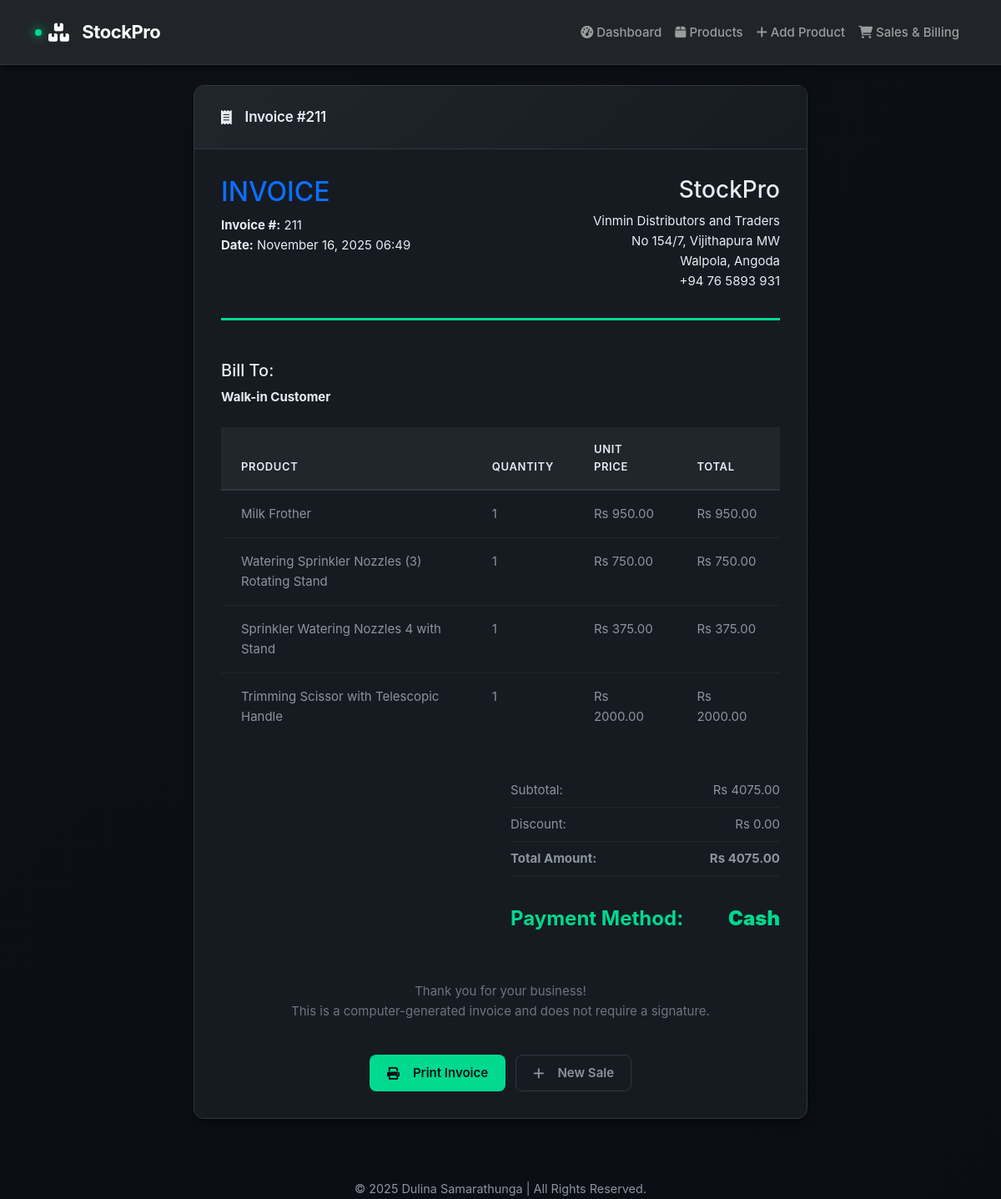
Page /invoice/211 on the committed database.
### database.py (models this page shows, shortened)
class Sale(db.Model):
    id = db.Column(db.Integer, primary_key=True)
    customer_name = db.Column(db.String(100))
    customer_email = db.Column(db.String(100))
    customer_phone = db.Column(db.String(20))
    total_amount = db.Column(db.Float, nullable=False)
    tax_amount = db.Column(db.Float, default=0.0)
    discount_amount = db.Column(db.Float, default=0.0)
    final_amount = db.Column(db.Float, nullable=False)
    payment_method = db.Column(db.String(50), default='Cash')
    sale_date = db.Column(db.DateTime, default=datetime.utcnow)
    sale_items = db.relationship('SaleItem', backref='sale', lazy=True, cascade='all, delete-orphan')

class SaleItem(db.Model):
    id = db.Column(db.Integer, primary_key=True)
    sale_id = db.Column(db.Integer, db.ForeignKey('sale.id'), nullable=False)
    product_id = db.Column(db.Integer, db.ForeignKey('product.id'), nullable=False)
    quantity = db.Column(db.Integer, nullable=False)
    unit_price = db.Column(db.Float, nullable=False)
    total_price = db.Column(db.Float, nullable=False)

class Product(db.Model):
    id = db.Column(db.Integer, primary_key=True)
    name = db.Column(db.String(100), nullable=False)
    description = db.Column(db.Text)
    price = db.Column(db.Float, nullable=False)
    quantity = db.Column(db.Integer, nullable=False)
    category = db.Column(db.String(50))
    sku = db.Column(db.String(50), unique=True)
    barcode = db.Column(db.String(100))
    image_path = db.Column(db.String(200))
    created_at = db.Column(db.DateTime, default=datetime.utcnow)
    sale_items = db.relationship('SaleItem', backref='product', lazy=True, cascade='all, delete-orphan')

### app.py (the view)
@app.route('/invoice/<int:sale_id>')
def view_invoice(sale_id):
    sale = Sale.query.get_or_404(sale_id)
    return render_template('invoice.html', sale=sale)

### templates/invoice.html (shortened to what this page needs)
{% extends "base.html" %}
{% block content %}
<div class="row justify-content-center">
    <div class="col-lg-8">
        <div class="card">
            <div class="card-header">
                <i class="fas fa-receipt me-2"></i>Invoice #{{ sale.id }}
            </div>
            <div class="card-body">
                <div class="invoice-header">
                    <div class="row">
                        <div class="col-6">
                            <h2 class="text-primary">INVOICE</h2>
                            <p class="mb-0"><strong>Invoice #:</strong> {{ sale.id }}</p>
                            <p class="mb-0"><strong>Date:</strong> {{ sale.sale_date.strftime('%B %d, %Y %H:%M') }}</p>
                        </div>
                        <div class="col-6 text-end">
                            <h3>StockPro</h3>
                            <p class="mb-0">Vinmin Distributors and Traders</p>
                            <p class="mb-0">No 154/7, Vijithapura MW</p>
                            <p class="mb-0">Walpola, Angoda</p>
                            <p class="mb-0">+94 76 5893 931</p>
                        </div>
                    </div>
                </div>
                <div class="row mb-4">
                    <div class="col-12">
                        <h5>Bill To:</h5>
                        <p class="mb-0">
                            <strong>{{ sale.customer_name or 'Walk-in Customer' }}</strong>
                        </p>
                    </div>
                </div>
                <div class="table-responsive mb-4">
                    <table class="table">
                        <thead>
                            <tr>
                                <th>Product</th>
                                <th>Quantity</th>
                                <th>Unit Price</th>
                                <th>Total</th>
                            </tr>
                        </thead>
                        <tbody>
                            {% for item in sale.sale_items %}
                            <tr>
                                <td>{{ item.product.name }}</td>
                                <td>{{ item.quantity }}</td>
                                <td>Rs {{ "%.2f"|format(item.unit_price) }}</td>
                                <td>Rs {{ "%.2f"|format(item.total_price) }}</td>
                            </tr>
                            {% endfor %}
                        </tbody>
                    </table>
                </div>
                <div class="row justify-content-end">
                    <div class="col-md-6">
                        <div class="invoice-totals">
                            <div class="amount-row">
                                <span>Subtotal:</span>
                                <span>Rs {{ "%.2f"|format(sale.total_amount) }}</span>
                            </div>
                            <div class="amount-row">
                                <span>Discount:</span>
                                <span>Rs {{ "%.2f"|format(sale.discount_amount) }}</span>
                            </div>
                            <div class="amount-row">
                                <span><strong>Total Amount:</strong></span>
                                <span><strong>Rs {{ "%.2f"|format(sale.final_amount) }}</strong></span>
                            </div>
                            <div class="amount-row mt-3">
                                <span>Payment Method:</span>
                                <span><strong>{{ sale.payment_method }}</strong></span>
                            </div>
                        </div>
                    </div>
                </div>
                <div class="row mt-5">
                    <div class="col-12 text-center">
                        <p class="text-muted">
                            Thank you for your business!<br>
                            This is a computer-generated invoice and does not require a signature.
                        </p>
                    </div>
                </div>
                <div class="row mt-4">
                    <div class="col-12 text-center">
                        <button onclick="window.print()" class="btn btn-primary me-2">
                            <i class="fas fa-print me-2"></i>Print Invoice
                        </button>
                        <a href="{{ url_for('sales') }}" class="btn btn-outline-primary">
                            <i class="fas fa-plus me-2"></i>New Sale
                        </a>
                    </div>
                </div>
            </div>
        </div>
    </div>
</div>
{% endblock %}

### static/style.css (style rules this page uses)
:root { --primary-black: #0d1117; --secondary-black: #161b22; --tertiary-black: #21262d; --accent-green: #00d98e; --accent-green-hover: #00b875; --accent-green-subtle: rgba(0, 217, 142, 0.1); --gray-50: #f8f9fa; --gray-100: #e1e4e8; --gray-200: #c9d1d9; --gray-300: #8b949e; --gray-400: #6e7681; --gray-500: #484f58; --gray-600: #30363d; --gray-700: #21262d; --status-success: #00d98e; --status-error: #ff6b6b; --status-warning: #ffa94d; --status-info: #4dabf7; --border-primary: #30363d; --border-secondary: #21262d; --surface-elevated: #1c2128; --surface-overlay: #161b22; --text-primary: #e6edf3; --text-secondary: #8b949e; --text-tertiary: #6e7681; --text-inverted: #0d1117; --shadow-xs: 0 1px 2px 0 rgba(0, 0, 0, 0.3); --shadow-sm: 0 2px 4px 0 rgba(0, 0, 0, 0.4); --shadow-md: 0 4px 8px 0 rgba(0, 0, 0, 0.5); --shadow-lg: 0 8px 16px 0 rgba(0, 0, 0, 0.6); --shadow-xl: 0 16px 32px 0 rgba(0, 0, 0, 0.7); --shadow-glow: 0 0 20px rgba(0, 217, 142, 0.3); --spacing-xs: 0.25rem; --spacing-sm: 0.5rem; --spacing-md: 1rem; --spacing-lg: 1.5rem; --spacing-xl: 2rem; --spacing-2xl: 3rem; --radius-sm: 0.375rem; --radius-md: 0.5rem; --radius-lg: 0.75rem; --radius-xl: 1rem; }
* { margin: 0; padding: 0; box-sizing: border-box; }
body { background: linear-gradient(135deg, var(--primary-black) 0%, #0a0e14 100%); font-family: 'Inter', -apple-system, BlinkMacSystemFont, 'Segoe UI', 'Helvetica Neue', Arial, sans-serif; color: var(--text-primary); line-height: 1.6; -webkit-font-smoothing: antialiased; -moz-osx-font-smoothing: grayscale; font-size: 15px; min-height: 100vh; }
.card { background: var(--secondary-black); border: 1px solid var(--border-primary); border-radius: var(--radius-lg); box-shadow: var(--shadow-md); transition: all 0.3s cubic-bezier(0.4, 0, 0.2, 1); margin-bottom: var(--spacing-lg); overflow: hidden; }
.card-header { background: linear-gradient(135deg, var(--tertiary-black) 0%, var(--secondary-black) 100%); color: var(--text-primary); border-bottom: 1px solid var(--border-primary); padding: var(--spacing-lg) var(--spacing-xl); font-weight: 600; font-size: 1.0625rem; letter-spacing: -0.01em; display: flex; align-items: center; gap: var(--spacing-sm); }
.card-body { padding: var(--spacing-xl); }
.btn { display: inline-flex; align-items: center; justify-content: center; gap: var(--spacing-sm); padding: 0.625rem 1.25rem; border: 1px solid transparent; border-radius: var(--radius-md); font-weight: 600; font-size: 0.9375rem; line-height: 1.5; text-decoration: none; cursor: pointer; transition: all 0.2s cubic-bezier(0.4, 0, 0.2, 1); white-space: nowrap; position: relative; overflow: hidden; }
.btn::before { content: ''; position: absolute; top: 0; left: -100%; width: 100%; height: 100%; background: linear-gradient(90deg, transparent, rgba(255, 255, 255, 0.1), transparent); transition: left 0.5s; }
.btn-primary { background: var(--accent-green); color: var(--text-inverted); box-shadow: 0 0 0 0 rgba(0, 217, 142, 0.4); }
.btn-outline-primary { background: transparent; border-color: var(--border-primary); color: var(--text-secondary); }
.table { width: 100%; background: var(--secondary-black); border-collapse: collapse; }
.table thead { background: var(--tertiary-black); border-bottom: 2px solid var(--border-primary); }
.table th { color: var(--text-primary); font-weight: 600; font-size: 0.8125rem; text-transform: uppercase; letter-spacing: 0.05em; padding: var(--spacing-md) var(--spacing-lg); text-align: left; border-bottom: 1px solid var(--border-primary); }
.table td { padding: var(--spacing-md) var(--spacing-lg); border-bottom: 1px solid var(--border-secondary); color: var(--text-secondary); font-size: 0.9375rem; }
.table tbody tr { transition: all 0.2s ease; }
.table tbody tr:last-child td { border-bottom: none; }
.amount-row { display: flex; justify-content: space-between; align-items: center; padding: var(--spacing-sm) 0; border-bottom: 1px solid var(--border-secondary); color: var(--text-secondary); font-size: 0.9375rem; }
.amount-row:last-child { border-bottom: none; font-weight: 700; font-size: 1.5rem; color: var(--accent-green); margin-top: var(--spacing-sm); padding-top: var(--spacing-md); }
.invoice-header { border-bottom: 3px solid var(--accent-green); padding-bottom: var(--spacing-xl); margin-bottom: var(--spacing-2xl); }
.text-muted { color: var(--text-tertiary); }
.text-primary { color: var(--text-primary); }

### templates/base.html (style rules this page uses)
html, body { height: 100%; }
body { display: flex; flex-direction: column; min-height: 100vh; }

### rows in the picture
Sale: id "211", sale_date "November 16, 2025 06:49", customer_name "Walk-in Customer", total_amount "4075.00", discount_amount "0.00", final_amount "4075.00", payment_method "Cash"
SaleItem: product.name "Milk Frother", quantity "1", unit_price "950.00", total_price "950.00"
SaleItem: product.name "Watering Sprinkler Nozzles (3) Rotating Stand", quantity "1", unit_price "750.00", total_price "750.00"
SaleItem: product.name "Sprinkler Watering Nozzles 4 with Stand", quantity "1", unit_price "375.00", total_price "375.00"
SaleItem: product.name "Trimming Scissor with Telescopic Handle", quantity "1", unit_price "2000.00", total_price "2000.00"
